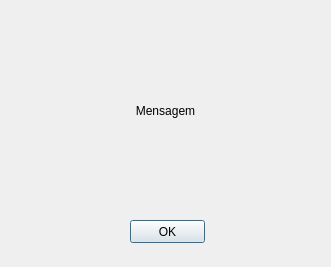
<?xml version="1.0" encoding="UTF-8"?>
<ui version="4.0">
 <class>MessageDialog</class>
 <widget class="QDialog" name="MessageDialog">
  <property name="geometry">
   <rect>
    <x>0</x>
    <y>0</y>
    <width>331</width>
    <height>267</height>
   </rect>
  </property>
  <property name="windowTitle">
   <string>Dialog</string>
  </property>
  <widget class="QLabel" name="label">
   <property name="geometry">
    <rect>
     <x>20</x>
     <y>20</y>
     <width>291</width>
     <height>181</height>
    </rect>
   </property>
   <property name="text">
    <string>Mensagem</string>
   </property>
   <property name="alignment">
    <set>Qt::AlignCenter</set>
   </property>
  </widget>
  <widget class="QPushButton" name="pushButton">
   <property name="geometry">
    <rect>
     <x>130</x>
     <y>220</y>
     <width>75</width>
     <height>23</height>
    </rect>
   </property>
   <property name="text">
    <string>OK</string>
   </property>
  </widget>
 </widget>
 <resources/>
 <connections/>
</ui>
